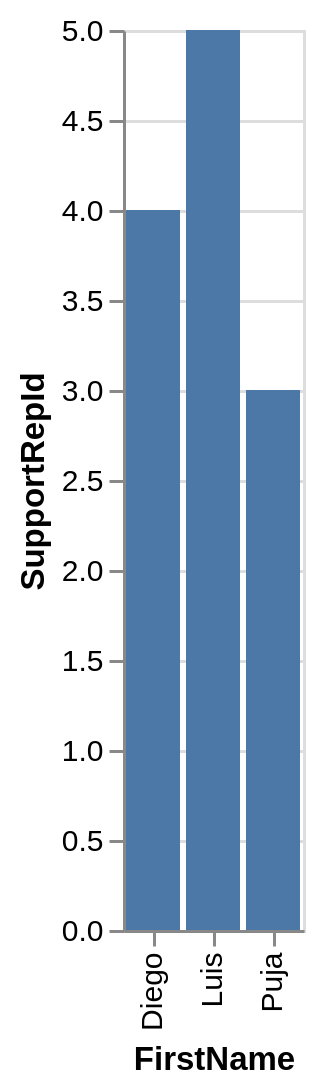

Describe this chart as a Vega-Lite specification.
### Vega-Lite specification from a JSON file in a GitHub repository (floating-point values rounded to 4 significant figures)
{"data": {"values": [{"x_data": "Diego", "y_data": 4}, {"x_data": "Luis", "y_data": 5}, {"x_data": "Puja", "y_data": 3}]}, "mark": "bar", "encoding": {"x": {"field": "x_data", "type": "nominal", "title": "FirstName", "sort": "ascending"}, "y": {"field": "y_data", "type": "quantitative", "title": "SupportRepId"}}}
